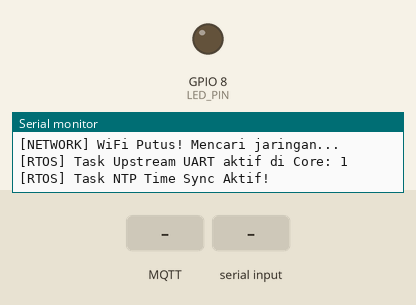
Recording of a program running on a simulated ESP32-C3. Shown: output pins drawn as LEDs (lit = HIGH), the last lines printed to the serial monitor. Dashed ring = blinking. Inputs (shaded band) come from the test bench. WiFi joins after 1.5 s; servers stay silent unless stated; the local clock reads 2024-03-15 10:24:30 at power-on unless the program sets it; no MQTT or app messages arrive unless stated.

Above: at 4.11 s.
4.8 s: MQTT message "{" arrives on the first subscribed topic
At 7.5 s:
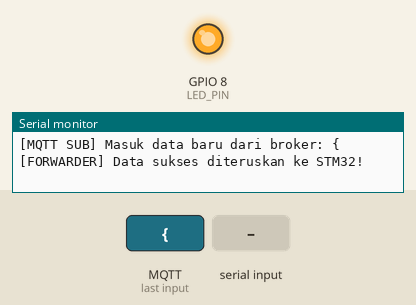
7.7 s: "{\n" received over the second serial link
9.5 s: MQTT message "1" arrives on the first subscribed topic
11.5 s: MQTT message "on" arrives on the first subscribed topic
At 13.8 s:
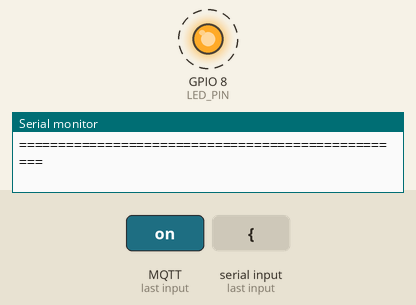
Timing chart, 0 to 15.5 s (numbered marks = the images above; inputs shaded):
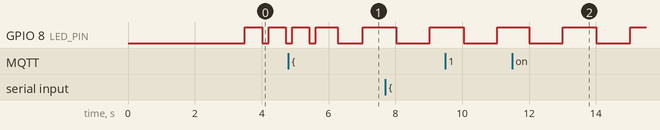

The program:

main.cpp
```cpp
#include <Arduino.h>
#include <WiFi.h>
#include <PubSubClient.h>
#include <time.h>

// ================= CONFIG WIFI & MQTT =================
const char *ssid = "tempe kanget";
const char *password = "12345678";

const uint8_t router_bssid[] = {0x5C, 0x02, 0x14, 0xED, 0xAA, 0x98};

const char *mqtt_server = "10.161.28.83";
const int mqtt_port = 1883;

const char* topic_sub_monitor = "gh/GH-001/node/1/telemetry";
const char* topic_sub_perintah = "gh/GH-001/command/water/2";

const char* topic_pub_ack = "gh/GH-001/command/water/2/ack";
const char* topic_pub_telemetry = "gh/GH-001/node/2/telemetry";

String node_id = "Soga_Tank_Node";

// ================= CONFIG NTP (WAKTU WIB) =================
const char* ntpServer = "pool.ntp.org";
const long  gmtOffset_sec = 7 * 3600; // Offset WIB (UTC +7 Jam)
const int   daylightOffset_sec = 0;

// ================= HARDWARE CONFIG =================
const int LED_PIN = 8;

#define STM32_RX_PIN 9
#define STM32_TX_PIN 10
HardwareSerial SerialSTM32(1);

WiFiClient espClient;
PubSubClient client(espClient);

// ================= DEKLARASI TASK RTOS =================
TaskHandle_t TaskNetwork_Handle;
TaskHandle_t TaskUART_Handle;
TaskHandle_t TaskTimeSync_Handle; // Ganti nama biar sesuai tugasnya

// ================= FUNGSI CALLBACK MQTT =================
void mqtt_callback(char* topic, byte* payload, unsigned int length) {
  String incomingMessage = "";
  for (int i = 0; i < length; i++) {
    incomingMessage += (char)payload[i];
  }

  Serial.println("\n[MQTT SUB] Masuk data baru dari broker: " + incomingMessage);
  SerialSTM32.println(incomingMessage);
  Serial.println("[FORWARDER] Data sukses diteruskan ke STM32!");
}

// ================= TASK UART (ROUTER JSON) =================
void TaskUARTRX(void *pvParameters) {
  Serial.print("[RTOS] Task Upstream UART aktif di Core: ");
  Serial.println(xPortGetCoreID());

  String rxBuffer = "";

  for (;;) {
    while (SerialSTM32.available()) {
      char c = SerialSTM32.read();
      rxBuffer += c;

      if (c == '\n') {
        rxBuffer.trim();

        if (rxBuffer.length() > 0 && rxBuffer.startsWith("{")) {
          Serial.println("\n[UART RX] Terima laporan STM32: " + rxBuffer);

          if (client.connected()) {
            // 1. JALUR ACK
            if (rxBuffer.indexOf("\"type\":\"ack\"") > 0 || rxBuffer.indexOf("\"siram_selesai\"") > 0) {
                client.publish(topic_pub_ack, rxBuffer.c_str());
            }
            // 2. JALUR CONTROL STATE
            else if (rxBuffer.indexOf("\"type\":\"control_state\"") > 0) {
                client.publish(topic_pub_telemetry, rxBuffer.c_str());
            }
            // 3. JALUR HEARTBEAT / TELEMETRI
            else if (rxBuffer.indexOf("\"type\":\"heartbeat\"") > 0 || rxBuffer.indexOf("\"uptime\"") > 0) {
                client.publish(topic_pub_telemetry, rxBuffer.c_str());
            }
            else {
                Serial.println("[WARNING] Format JSON tidak dikenali, drop!");
            }
          } else {
            Serial.println("[MQTT PUB] Gagal lapor, Broker putus!");
          }
        }
        rxBuffer = "";
      }
    }
    vTaskDelay(pdMS_TO_TICKS(20));
  }
}

// ================= TASK NTP TIME INJECTOR =================
void TaskTimeSync(void *pvParameters) {
  Serial.println("[RTOS] Task NTP Time Sync Aktif!");

  // Tunggu sebentar sampai TaskNetwork selesai nyambung WiFi pertama kali
  vTaskDelay(pdMS_TO_TICKS(10000));

  for (;;) {
    struct tm timeinfo;

    // Cek apakah WiFi nyala dan berhasil dapat jam dari NTP
    if (WiFi.status() == WL_CONNECTED && getLocalTime(&timeinfo)) {

      // Bikin payload JSON berisi jam, menit, detik (Suntik Waktu)
      String payloadTime = "{\"cmd\":\"sync_rtc\",\"h\":" + String(timeinfo.tm_hour) +
                           ",\"m\":" + String(timeinfo.tm_min) +
                           ",\"s\":" + String(timeinfo.tm_sec) + "}";

      SerialSTM32.println(payloadTime);

      Serial.println("\n==================================================");
      Serial.printf("[NTP SYNC] Waktu sekarang: %02d:%02d:%02d\n", timeinfo.tm_hour, timeinfo.tm_min, timeinfo.tm_sec);
      Serial.println("[NTP SYNC] Suntik waktu ke STM32: " + payloadTime);
      Serial.println("==================================================");

    } else {
      Serial.println("[NTP SYNC] Warning: Gagal sinkron NTP (WiFi mati / Server Down)");
    }

    // Suntik waktu ke STM32 setiap 1 menit sekali biar akurat terus
    vTaskDelay(pdMS_TO_TICKS(60000));
  }
}

// ================= TASK NETWORK MANAGER =================
void TaskNetwork(void *pvParameters) {
  Serial.print("[RTOS] Task Network berjalan di Core: ");
  Serial.println(xPortGetCoreID());

  WiFi.setAutoReconnect(true);
  int mqtt_fail_count = 0;

  for (;;) {
    if (WiFi.status() != WL_CONNECTED) {
      Serial.println("\n[NETWORK] WiFi Putus! Mencari jaringan...");
      WiFi.disconnect(true);
      vTaskDelay(pdMS_TO_TICKS(500));

      WiFi.begin(ssid, password);

      int retry_wifi = 0;
      while (WiFi.status() != WL_CONNECTED && retry_wifi < 15) {
        digitalWrite(LED_PIN, LOW);
        vTaskDelay(pdMS_TO_TICKS(200));
        digitalWrite(LED_PIN, HIGH);
        vTaskDelay(pdMS_TO_TICKS(500));
        retry_wifi++;
      }

      if (WiFi.status() == WL_CONNECTED) {
        Serial.println("\n[NETWORK] WiFi SUKSES Connected! IP: " + WiFi.localIP().toString());
        mqtt_fail_count = 0;
      }
    }
    else {
      if (!client.connected()) {
        if (client.connect(node_id.c_str())) {
          client.subscribe(topic_sub_monitor);
          client.subscribe(topic_sub_perintah);
          mqtt_fail_count = 0;
        } else {
          mqtt_fail_count++;
          if (mqtt_fail_count >= 3) {
            WiFi.disconnect();
            vTaskDelay(pdMS_TO_TICKS(1000));
            mqtt_fail_count = 0;
          }
        }
      } else {
        client.loop();
        digitalWrite(LED_PIN, (millis() / 1000) % 2 == 0 ? LOW : HIGH);
      }
    }
    vTaskDelay(pdMS_TO_TICKS(50));
  }
}

// ================= SETUP =================
void setup() {
  delay(3000);
  Serial.begin(115200);
  delay(500);

  pinMode(LED_PIN, OUTPUT);
  digitalWrite(LED_PIN, HIGH);

  Serial.println("\n==============================================");
  Serial.println("   SOGA FARM - GATEWAY NODE (NTP SYNC)        ");
  Serial.println("==============================================");

  SerialSTM32.begin(115200, SERIAL_8N1, STM32_RX_PIN, STM32_TX_PIN);

  WiFi.mode(WIFI_STA);
  WiFi.setTxPower(WIFI_POWER_8_5dBm);

  // INIT NTP SERVER (Biar ESP32 otomatis nge-fetch di background)
  configTime(gmtOffset_sec, daylightOffset_sec, ntpServer);

  client.setServer(mqtt_server, mqtt_port);
  client.setCallback(mqtt_callback);
  client.setKeepAlive(30);

  // START RTOS TASKS
  xTaskCreatePinnedToCore(TaskNetwork, "Network_Task", 4096, NULL, 2, &TaskNetwork_Handle, 1);
  xTaskCreatePinnedToCore(TaskUARTRX, "UART_RX_Task", 4096, NULL, 2, &TaskUART_Handle, 1);
  xTaskCreatePinnedToCore(TaskTimeSync, "TimeSync_Task", 4096, NULL, 1, &TaskTimeSync_Handle, 0);
}

void loop() {
  vTaskDelete(NULL);
}
```

Measured:
- by itself, GPIO 8 (LED_PIN): alternates HIGH for 1.0 s and LOW for 1.0 s
